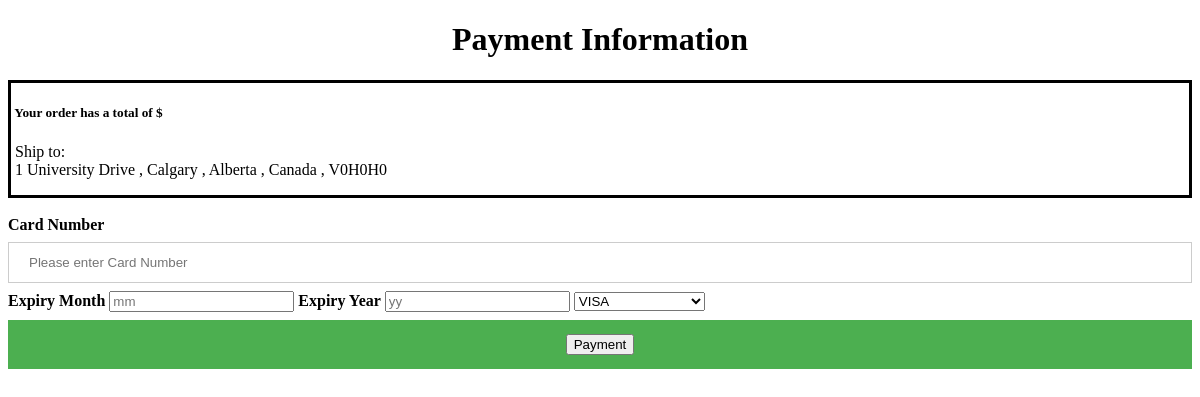
Screenshot of /paymentPage.php (signed in) with the database file from the repository.
### tables this page shows
CREATE TABLE `customers` (
  `username` varchar(30) NOT NULL,
  `first_name` varchar(15) NOT NULL,
  `middle_name` varchar(15) NOT NULL,
  `last_name` varchar(20) NOT NULL,
  `street_name` varchar(30) NOT NULL,
  `city` text NOT NULL,
  `province` text NOT NULL,
  `country` text NOT NULL,
  `postal_code` varchar(15) NOT NULL,
  `password` varchar(35) NOT NULL,
  `shopping_cart_items` int(3) NOT NULL
);

### paymentPage.php (the view, shortened to what this page needs)
<!DOCTYPE html>
<html>
<head>
<link rel="stylesheet" href="login.css">
</head>
<body>
  <h1>Payment Information</h1>
  <?php
	$servername = "localhost";
	$username = "project";
	$password = "databases";
	$dbname = "finalProject";
	$uname=$_SESSION['username'];
	$conn = new mysqli($servername, $username, $password, $dbname);
	$sql = "SELECT * FROM customers WHERE username='$uname'";
	$result = mysqli_query($conn, $sql);
	$temp = mysqli_fetch_assoc($result);
	$RunningTotal = $_SESSION['RunningTotal'];
	echo "<div style=\"border-style: solid\"><h5>&nbsp;Your order has a total of \$$RunningTotal</h5>
	<p>&nbsp;Ship to: <br>&nbsp;$temp[street_name] , $temp[city] , $temp[province] , $temp[country] , $temp[postal_code]</p>
	</div><br>";
  ?>
  <form action="processPayment.php" method="POST">
      <label for="cardNumber"><b>Card Number</b></label>
      <input type="text" placeholder="Please enter Card Number" name="cardNumber" maxlength="16" required>
      <label for="expiry_month"><b>Expiry Month</b></label>
      <input type="number"  placeholder="mm" name="expiry_month" maxlength="2" required>
      <label for="expiry_year"><b>Expiry Year</b></label>
      <input type="number" placeholder="yy" name="expiry_year" maxlength="2" required>
    <select name="cardType">
  		<option value="VISA">VISA</option>
	</select>
    <button type="submit"><input type="submit" name="commit" value="Payment"></button>
  </form>
</body>
</html>

### login.css (style rules this page uses)
h1 { text-align: center; }
input[type=text], input[type=password] { width: 100%; padding: 12px 20px; margin: 8px 0; display: inline-block; border: 1px solid #ccc; box-sizing: border-box; }
button { background-color: #4CAF50; color: white; padding: 14px 20px; margin: 8px 0; border: none; cursor: pointer; width: 100%; }

### rows the page displays
customers: street_name "1 University Drive", city "Calgary", province "Alberta", country "Canada", postal_code "V0H0H0"
